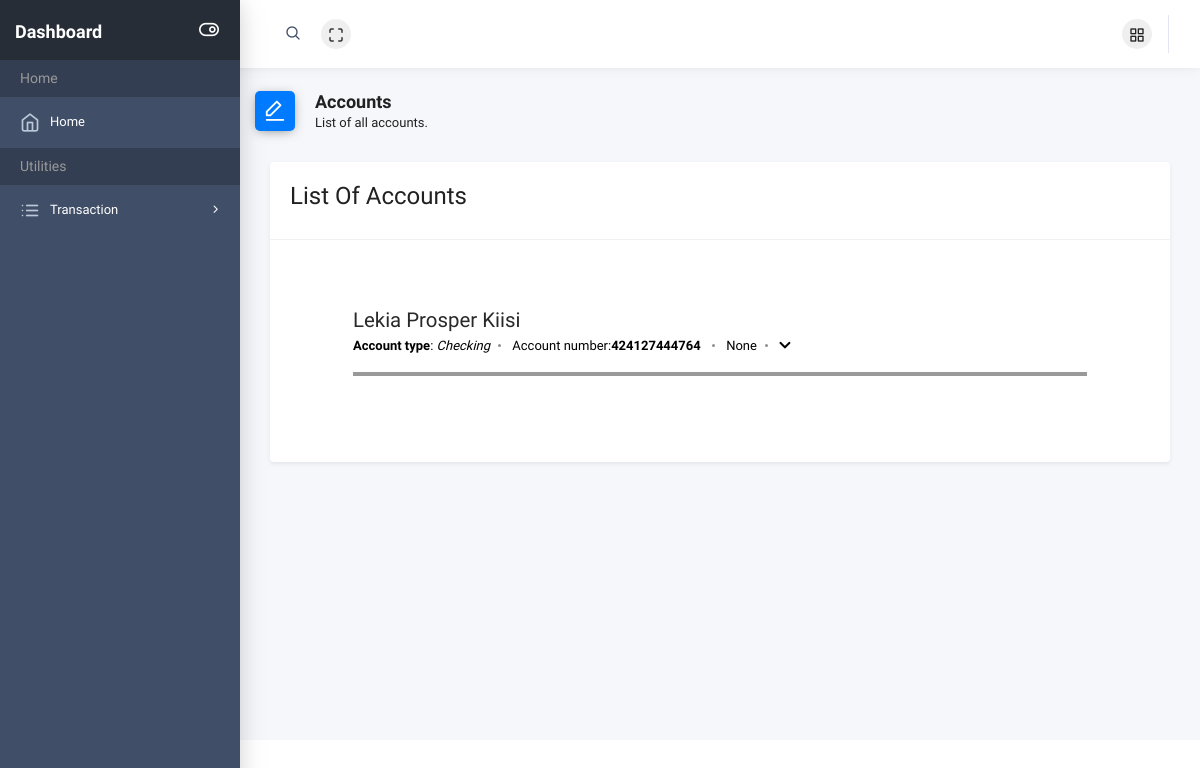
The page /user/accounts/ on the database as committed earlier.
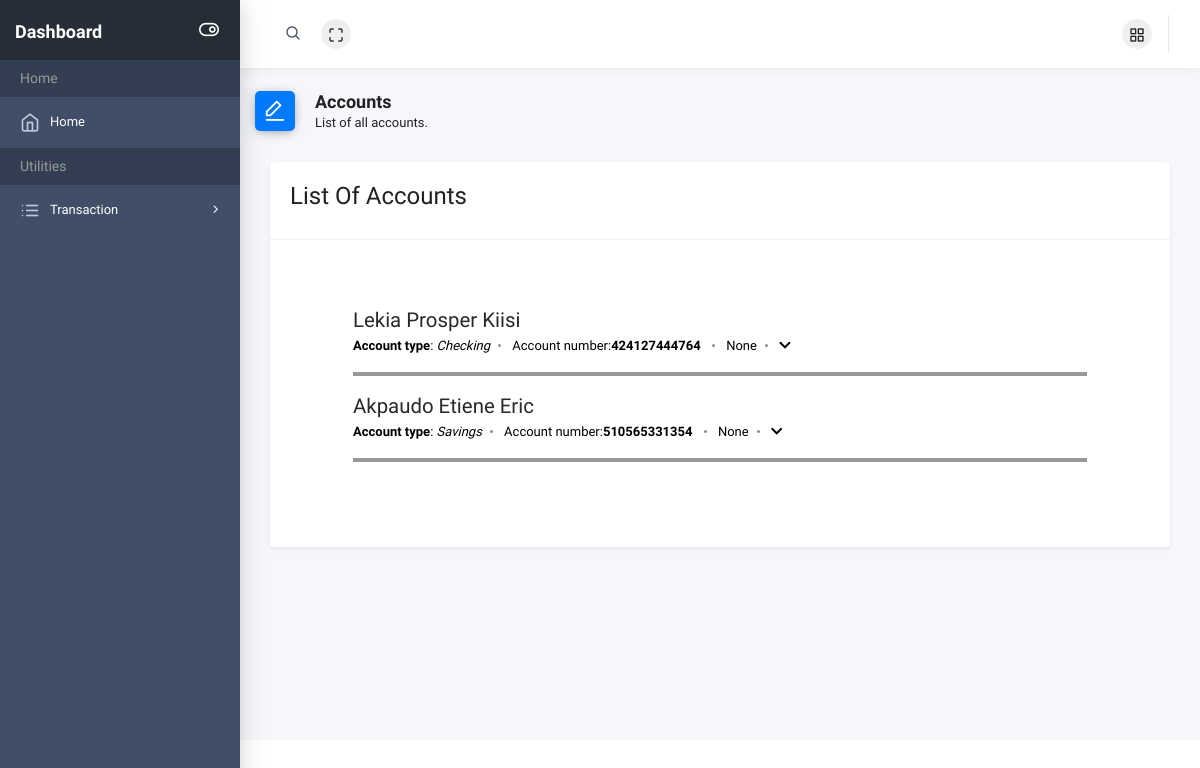
The same page on the database as committed later.
### bank/models.py (models this page shows, shortened)
class Account(models.Model):
    customer = models.ForeignKey(
        Customer, on_delete=models.CASCADE, null=True)
    CHOICES = (
        ('Checking', 'Checking'),
        ('Savings', 'Savings'),
        ('Time Deposit', 'Time Deposit'),
        ('Personal Loan', 'Personal Loan'),
        ('Credit Line', 'Credit Line'),
        ('DH Real Estate Loan', 'DH Real Estate Loan'),
        ('Business Loan', 'Business Loan'),
        ('Real Estate Loan', 'Real Estate Loan'),
    )
    account_type = models.CharField(max_length=300, choices=CHOICES, null=True)
    account_number = models.CharField(max_length=12, unique=True, null=True, validators=[
                                      RegexValidator(r'^\d{1,12}$')])
    created_on = models.DateField(auto_now_add=True)
    suspend_account = models.BooleanField(default=False)
    block_account = models.BooleanField(default=False)
    block_account_message = models.TextField(
        default='This account has been blocked Kindly contact the administrator to learn more. Or, enter a valid username and password.')
    suspend_account_message = models.TextField(
        default='This account has been suspended Kindly contact the administrator to learn more. Or, enter a valid username and password.')
    CURRENCY_CHOICES = (
        ('$', 'Dollar'),
        ('£', 'Pounds' ),
        ('€', 'Euro'),
        ('₩', 'Korean Won'),
        ('₹', 'Indian Rupees'),
        ('¥', 'Chinese Yuan'),
    )
    currency = models.CharField(max_length=100, choices=CURRENCY_CHOICES, default='Dollar', null=True)
    class Meta:
        ordering = ['account_type', 'created_on']
    def account_name(self):
        return f'{self.customer.user.first_name} {self.customer.middle_name} {self.customer.user.last_name}'
    def get_absolute_url(self):
        return reverse('bank:account-update', kwargs={'pk': self.pk})

class Customer(models.Model):
    user = models.OneToOneField(User, on_delete=models.CASCADE)
    middle_name = models.CharField(max_length=255, null=True, blank=True)
    DOB = models.DateField(null=True, blank=True)
    SSN = USSocialSecurityNumberField(max_length=9)
    mobile_number = PhoneNumberField()
    home_address = models.CharField(max_length=255, null=True, blank=True)
    created_on = models.DateTimeField(auto_now_add=True)
    image = CloudinaryField('image')
    class Meta:
        ordering = ['created_on']
    def account_name(self):
        return f'{self.user.first_name} {self.middle_name} {self.user.last_name}'
    account_name.short_description = 'Customer'

### bank/views.py (the view)
class AccountListView(generic.ListView):
    model = Account
    context_object_name = 'accounts'
    template_name = 'dashboard/author/account_list.html'
    paginate_by = 10
    def get_context_data(self, **kwargs):
        context = super(AccountListView, self).get_context_data(**kwargs)
        return context

### bank/templates/dashboard/author/account_list.html (shortened to what this page needs)
{% extends 'dashboard/dashboard_base.html' %}
{% load static %}
{% load cloudinary %}
{% block stylesheets %}
{{ block.super }}
<link href="{% static 'dashboard/author/css/dashboard-article.css' %}" rel="stylesheet" />
{% endblock stylesheets %}
{% block content %}
<div class="page-header">
  <div class="row align-items-end">
    <div class="col-lg-8">
      <div class="page-header-title">
        <i class="ik ik-edit-1 bg-primary"></i>
        <div class="d-inline">
          <h5>Accounts</h5>
          <span>List of all accounts.</span>
        </div>
      </div>
    </div>
  </div>
</div>
<div class="container mb-3">
  <div class="row">
    <div class="col-md-12">
      <div class="card shadow-sm">
        <div class="card-header">
          <h4 class="title">List Of Accounts</h4>
        </div>
        <div class="card-body">
          <div class="content">
            <section class="blog-list px-3 py-5 p-md-5">
              {% if accounts %}
              <div class="container">
                {% for account in accounts %}
                <div class="item mb-5">
                  <div class="media">
                    <div class="media-body">
                      <h3 class="title mb-1"><a href="{{account.get_absolute_url}}">{{ account.account_name }}</a></h3>
                      <div class="meta mb-1">
                        <span class="date"><b>Account type</b>: <i>{{ account.account_type }}</i></span>
                        <span class="date">Account number:<b>{{ account.account_number }} </b></span>
                        <span class="time">{{ account.created_on }}</span>
                        <span class="time">
                          <i class="fas fa-chevron-down" data-toggle="dropdown" aria-haspopup="true"
                            aria-expanded="false">
                          </i>
                        </span>
                      </div>
                      <hr class="solid">
                    </div>
                  </div>
                </div>
                {% endfor %}
              </div>
              {% else %}
              <center>
                <div class="alert alert-info"><b>No Account</b></div>
              </center>
              {% endif %}
            </section>
          </div>
        </div>
      </div>
    </div>
  </div>
</div>
{% endblock content %}

Rows that differ between the two databases and show on the page:
added Account: account_name "Akpaudo Etiene Eric", account_type "Savings", account_number "510565331354", created_on "None"
